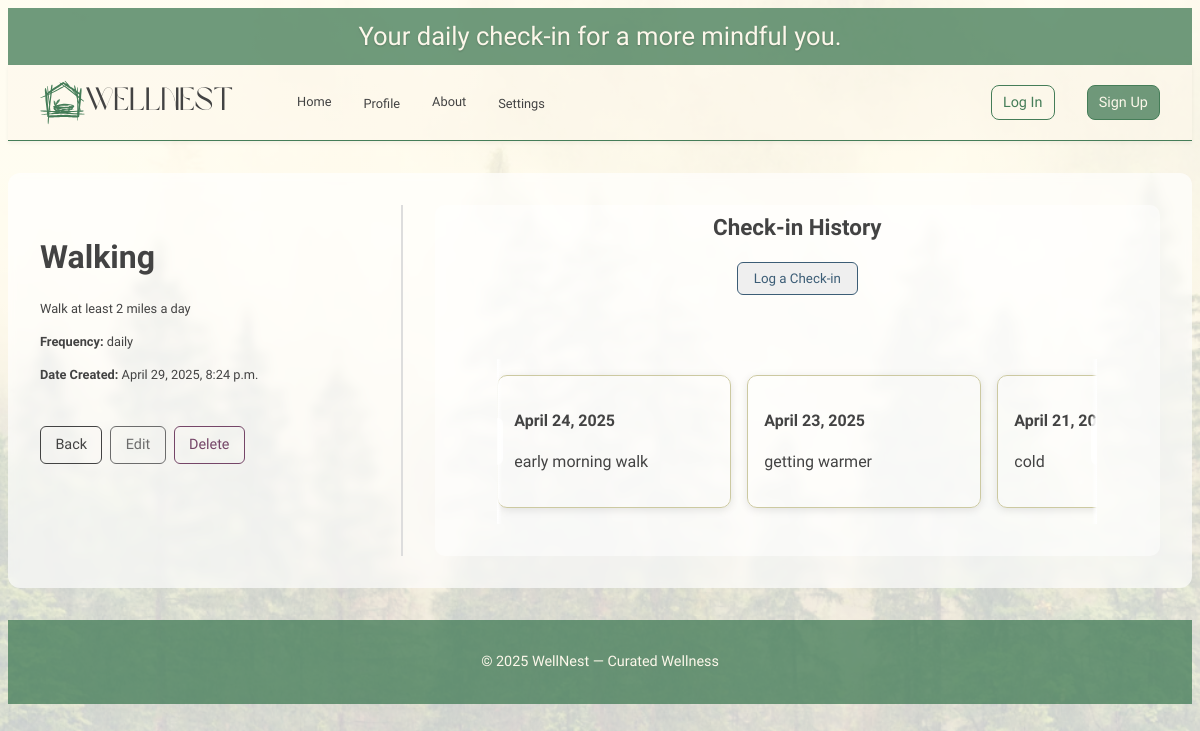
Screenshot of /habits/3/ with the database file from the repository.
### main_app/models.py (models this page shows, shortened)
class Habit(models.Model):
    user = models.ForeignKey(User, on_delete=models.CASCADE, null=True)
    title = models.CharField(max_length=100)
    description = models.TextField()
    frequency = models.CharField(max_length=50)
    created_at = models.DateTimeField(auto_now_add=True)

class HabitCheckIn(models.Model):
    date = models.DateField('Check-in date')
    note = models.TextField(blank=True)
    habit = models.ForeignKey(Habit, on_delete=models.CASCADE)
    class Meta:
        ordering = ['-date']

### main_app/views.py (the view)
# urls.py: path('habits/<int:habit_id>/', views.habit_detail, name='habit-detail'),  # detail view
def habit_detail(request, habit_id):
    habit = Habit.objects.get(id=habit_id)
    show_form = request.GET.get('show_form', False)
    form = HabitCheckInForm() if show_form else None
    return render(request, 'habits/habit_detail.html', {
        'habit': habit,
        'form': form
    })

### main_app/templates/habits/habit_detail.html (shortened to what this page needs)
{% extends 'base.html' %}
{% load static %}
{% block head %}
<link rel="stylesheet" href="{% static 'css/habits/habit-detail.css' %}">
{% endblock %}
{% block content %}
<div class="habit-detail-grid">
  <section class="habit-meta">
    <h1>{{ habit.title }}</h1>
    <p>{{ habit.description }}</p>
    <p><strong>Frequency:</strong> {{ habit.frequency }}</p>
    <p><strong>Date Created:</strong> {{ habit.created_at }}</p>
    <div class="habit-detail-actions">
      <a href="{% url 'habit-index' %}">Back</a>
      <a href="{% url 'habit-edit' habit.id %}">Edit</a>
      <a href="{% url 'habit-delete' habit.id %}">Delete</a>
    </div>
  </section>
  <section class="habit-log">
    <div class="habit-log-box">
      <div class="checkin-history">
        {% if habit.habitcheckin_set.all %}
          <h4>Check-in History</h4>
          {% if form %}
            <form method="POST" action="{% url 'add-checkin' habit.id %}" class="checkin-form">
              {% csrf_token %}
              {{ form.as_p }}
              <button type="submit" class="checkin-submit-button">Log a Check-in</button>
            </form>
          {% else %}
            <form method="GET" action="" class="checkin-form">
              <button type="submit" name="show_form" value="true" class="checkin-submit-button">
                Log a Check-in
              </button>
            </form>
          {% endif %}
          <div class="checkin-carousel-container">
            <div class="carousel-blur left-blur"></div>
            <div class="carousel-blur right-blur"></div>
            <button class="carousel-arrow left" onclick="scrollCheckins(-1)">‹</button>
            <div class="checkin-carousel" id="checkinCarousel">
              {% for checkin in habit.habitcheckin_set.all %}
                <div class="checkin-card">
                  <p><strong>{{ checkin.date }}</strong></p>
                  {% if checkin.note %}
                    <p>{{ checkin.note }}</p>
                  {% else %}
                    <p><em>No notes</em></p>
                  {% endif %}
                </div>
              {% endfor %}
            </div>
            <button class="carousel-arrow right" onclick="scrollCheckins(1)">›</button>
          </div>
        {% else %}
          <p>No check-ins yet.</p>
        {% endif %}
      </div>
    </div>
  </section>
</div>
{% endblock %}

### main_app/static/css/base.css (style rules this page uses)
:root { --color-brand-primary: #457D58; --color-brand-secondary: #CCC9A1; --color-text-primary: #434343; --color-text-secondary: #8E8E8E; --color-background: #fcf7ea; --color-accent-optional: #754668; }
body { font-family: 'Be Vietnam Pro', Arial, sans-serif; background: linear-gradient(rgba(255, 255, 255, 0.7), rgba(255, 255, 255, 0.7)), url('/static/images/Reflection.png') no-repeat center center fixed; background-size: cover; color: var(--color-text-primary); line-height: 1.6; min-height: 100vh; display: flex; flex-direction: column; }

### main_app/static/css/habits/habit-detail.css (style rules this page uses)
.habit-detail-grid { font-family: 'Be Vietnam Pro', sans-serif; display: grid; grid-template-columns: 1fr 2fr; gap: 2rem; max-width: 1200px; margin: 2rem auto; padding: 2rem; background: rgba(255, 255, 255, 0.65); border-radius: 12px; backdrop-filter: blur(5px); }
.habit-meta { border-right: 2px solid #ddd; padding-right: 2rem; }
.habit-meta h1 { font-size: 2rem; margin-bottom: 1rem; }
.habit-meta p { font-size: 0.8rem; margin-bottom: 0.5rem; }
.habit-log-box { background-color: rgba(255, 255, 255, 0.5); padding: 0; border-radius: 10px; display: flex; flex-direction: column; align-items: center; text-align: center; }
.checkin-form { width: 100%; max-width: 400px; margin-bottom: 2rem; }
.checkin-submit-button { border: 1.5px solid #3c5d76; color: #3c5d76; padding: 0.5rem 1rem; border-radius: 6px; font-weight: 500; cursor: pointer; font-family: 'Be Vietnam Pro', sans-serif; }
.checkin-history { margin-top: 0; display: flex; flex-direction: column; align-items: center; }
.checkin-history h4 { font-size: 1.4rem; margin-top: .3rem; margin-bottom: 1rem; font-weight: 600; text-align: center; color: var(--color-text-primary); }
.habit-detail-actions { display: flex; gap: 0.5rem; margin-top: 2rem; flex-wrap: wrap; justify-content: flex-start; padding: 0.5rem 0; }
.habit-detail-actions a { font-family: 'Be Vietnam Pro', sans-serif; text-decoration: none; padding: 0.4rem 0.9rem; border-radius: 6px; font-weight: 500; font-size: 0.9rem; border: 1.5px solid; transition: all 0.3s ease; background-color: transparent; }
.habit-detail-actions a:nth-child(1) { border-color: #434343; color: #434343; }
.habit-detail-actions a:nth-child(2) { border-color: #6c6c6c; color: #6c6c6c; }
.habit-detail-actions a:nth-child(3) { border-color: var(--color-accent-optional); color: var(--color-accent-optional); }
.checkin-carousel-container { position: relative; width: 100%; max-width: 600px; margin: 2rem auto; overflow: hidden; }
.checkin-carousel { display: flex; overflow-x: auto; scroll-behavior: smooth; gap: 1rem; padding: 1rem 0; scroll-snap-type: x mandatory; }
.checkin-card { flex: 0 0 auto; scroll-snap-align: start; border: 1.5px solid var(--color-brand-secondary); padding: 1rem; border-radius: 10px; width: 200px; box-shadow: 0 2px 8px rgba(0, 0, 0, 0.1); text-align: left; }
.carousel-arrow { position: absolute; top: 50%; transform: translateY(-50%); font-size: 2rem; background: rgba(255, 255, 255, 0.8); border: none; cursor: pointer; z-index: 10; padding: 0.3rem 0.6rem; border-radius: 6px; transition: background 0.2s ease; }
.carousel-arrow.left { left: -1.5rem; }
.carousel-arrow.right { right: -1.5rem; }
.carousel-blur { position: absolute; top: 0; bottom: 0; width: 5px; z-index: 5; pointer-events: none; }
.left-blur { left: 0; background: linear-gradient(to right, rgba(255, 255, 255, 1), rgba(255, 255, 255, 0)); }
.right-blur { right: 0; background: linear-gradient(to left, rgba(255, 255, 255, 1), rgba(255, 255, 255, 0)); }

### rows the page displays
Habit: title "Walking", description "Walk at least 2 miles a day", frequency "daily", created_at "April 29, 2025, 8:24 p.m."
HabitCheckIn: date "April 24, 2025", note "early morning walk"
HabitCheckIn: date "April 23, 2025", note "getting warmer"
HabitCheckIn: date "April 21,…", note "cold"
